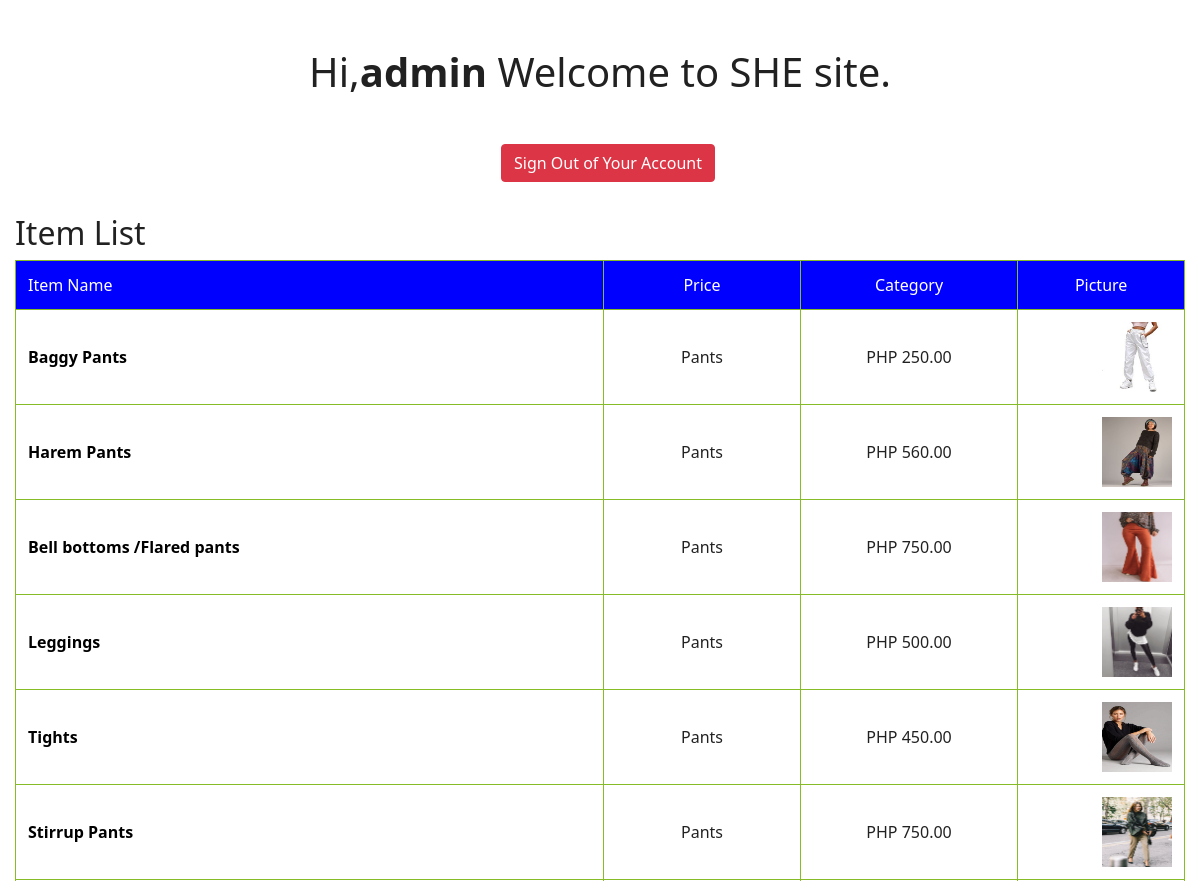
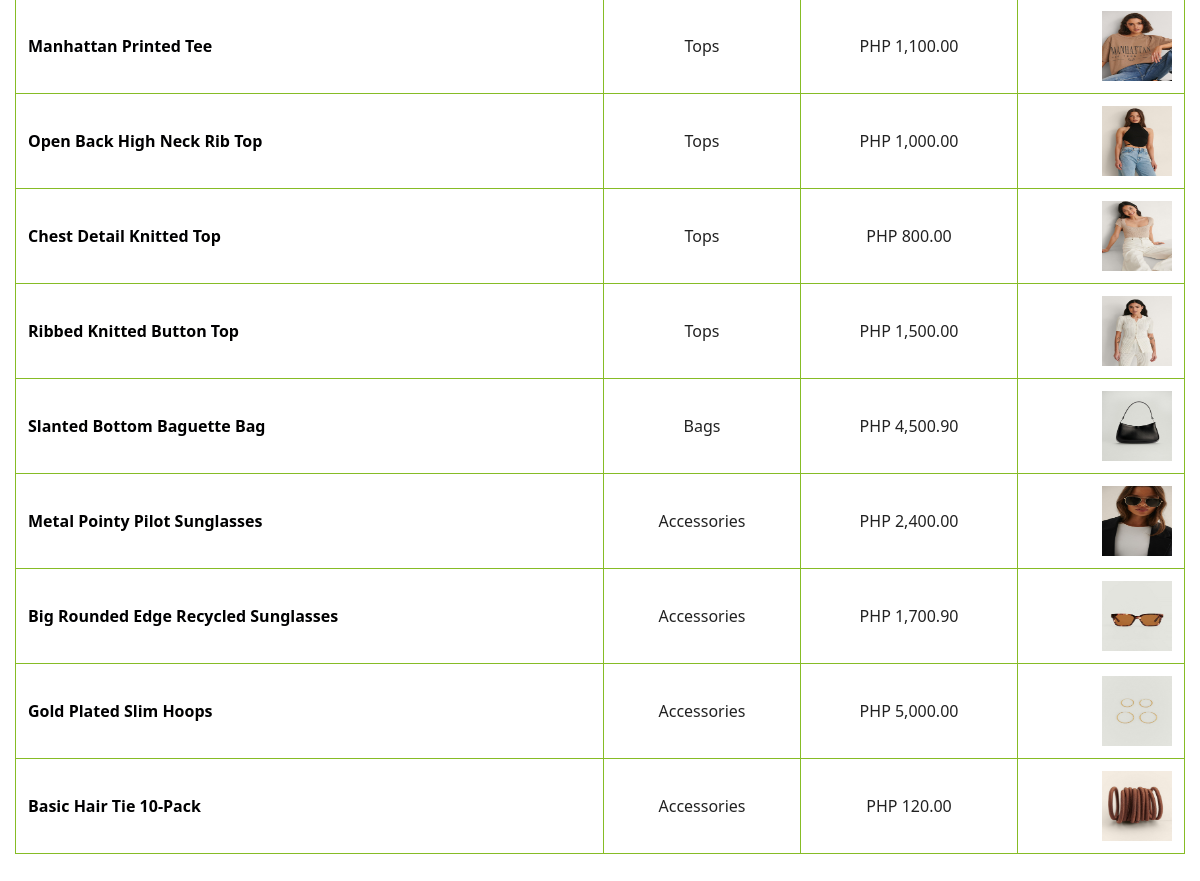
The page /welcome.php (signed in) on the database its author committed (2 pictures, top to bottom).
### tables this page shows
CREATE TABLE `product` (
  `ID` int(255) NOT NULL,
  `itemname` varchar(100) NOT NULL,
  `category` varchar(100) NOT NULL,
  `price` varchar(255) NOT NULL,
  `picture` varchar(255) NOT NULL
);

### welcome.php (the view, shortened to what this page needs)
    <?php
include 'config.php'; ?>
 <!DOCTYPE html>
<html lang="en">
<head>
    <link rel="stylesheet" href="https://stackpath.bootstrapcdn.com/bootstrap/4.5.2/css/bootstrap.min.css">
</head>
<body>
    <h1 class="my-5" align="center" >Hi,<b><?php echo $_SESSION['username']; ?></b> Welcome to SHE site.</h1>
    <p align="center">
        <a href="logout.php" class="btn btn-danger ml-3" >Sign Out of Your Account</a>
    </p>
    <div class="container">
  <table class="responsive-table">
    <h2>Item List</h2>
<?php
$result = mysqli_query($con,"SELECT * FROM product");
?>
    <thead>
      <tr>
        <th scope="col">Item Name</th>
        <th scope="col">Price</th>
        <th scope="col">Category</th>
        <th scope="col">Picture</th>
      </tr>
    </thead>
    <tbody>
            <?php while($row = mysqli_fetch_array($result))
  {?>
      <tr>
        <th scope="row"><?Php echo $row['itemname']; ?></th>
        <td data-title="Released"><?Php echo $row['category']; ?></td>
        <td data-title="Studio"><?Php echo $row['price']; ?></td>
        <td data-title="Worldwide Gross" data-type="currency"><img src="admin/items/<?php echo $row['picture']; ?> " width="70" height="70"   ></td>
      </tr>
    </tbody>
  <?php }mysqli_close($con);?>
  </table>
</div>
</body>
</html>

### welcome.php (style rules this page uses)
html { box-sizing: border-box; }
*, *:before, *:after { box-sizing: inherit; }
body { font-family: system-ui, -apple-system, BlinkMacSystemFont, "Avenir Next", "Avenir", "Segoe UI", "Lucida Grande", "Helvetica Neue", "Helvetica", "Fira Sans", "Roboto", "Noto", "Droid Sans", "Cantarell", "Oxygen", "Ubuntu", "Franklin Gothic Medium", "Century Gothic", "Liberation Sans", sans-serif; color: rgba(0, 0, 0, 0.87); }
a { color: #26890d; }
.container { margin: 5% 3%; }
@media (min-width: 48em) { .container { margin: 2%; } }
@media (min-width: 75em) { .container { margin: 2em auto; max-width: 75em; } }
.responsive-table { width: 100%; margin-bottom: 1.5em; border-spacing: 0; }
@media (min-width: 48em) { .responsive-table { font-size: 0.9em; } }
@media (min-width: 62em) { .responsive-table { font-size: 1em; } }
.responsive-table thead { position: absolute; clip: rect(1px 1px 1px 1px); padding: 0; border: 0; height: 1px; width: 1px; overflow: hidden; }
@media (min-width: 48em) { .responsive-table thead { position: relative; clip: auto; height: auto; width: auto; overflow: auto; } }
.responsive-table thead th { background-color: blue; border: 1px solid #86bc25; font-weight: normal; text-align: center; color: white; }
.responsive-table thead th:first-of-type { text-align: left; }
.responsive-table tbody, .responsive-table tr, .responsive-table th, .responsive-table td { display: block; padding: 0; text-align: left; white-space: normal; }
@media (min-width: 48em) { .responsive-table tr { display: table-row; } }
.responsive-table th, .responsive-table td { padding: 0.5em; vertical-align: middle; }
@media (min-width: 30em) { .responsive-table th, .responsive-table td { padding: 0.75em 0.5em; } }
@media (min-width: 48em) { .responsive-table th, .responsive-table td { display: table-cell; padding: 0.5em; } }
@media (min-width: 62em) { .responsive-table th, .responsive-table td { padding: 0.75em 0.5em; } }
@media (min-width: 75em) { .responsive-table th, .responsive-table td { padding: 0.75em; } }
@media (min-width: 48em) { .responsive-table tbody { display: table-row-group; } }
.responsive-table tbody tr { margin-bottom: 1em; }
@media (min-width: 48em) { .responsive-table tbody tr { display: table-row; border-width: 1px; } }
.responsive-table tbody tr:last-of-type { margin-bottom: 0; }
.responsive-table tbody th[scope=row] { background-color: blue; color: white; }
@media (min-width: 30em) { .responsive-table tbody th[scope=row] { border-left: 1px solid #86bc25; border-bottom: 1px solid #86bc25; } }
@media (min-width: 48em) { .responsive-table tbody th[scope=row] { background-color: transparent; color: #000001; text-align: left; } }
.responsive-table tbody td { text-align: right; }
@media (min-width: 48em) { .responsive-table tbody td { border-left: 1px solid #86bc25; border-bottom: 1px solid #86bc25; text-align: center; } }
@media (min-width: 48em) { .responsive-table tbody td:last-of-type { border-right: 1px solid #86bc25; } }
.responsive-table tbody td[data-type=currency] { text-align: right; }
.responsive-table tbody td[data-title]:before { content: attr(data-title); float: left; font-size: 0.8em; color: rgba(0, 0, 0, 0.54); }
@media (min-width: 30em) { .responsive-table tbody td[data-title]:before { font-size: 0.9em; } }
@media (min-width: 48em) { .responsive-table tbody td[data-title]:before { content: none; } }

### rows shown on the page
product: itemname "Baggy Pants", category "Pants", price "PHP 250.00", picture (picture)
product: itemname "Harem Pants", category "Pants", price "PHP 560.00", picture (picture)
product: itemname "Bell bottoms /Flared pants", category "Pants", price "PHP 750.00", picture (picture)
product: itemname "Leggings", category "Pants", price "PHP 500.00", picture (picture)
product: itemname "Tights", category "Pants", price "PHP 450.00", picture (picture)
product: itemname "Stirrup Pants", category "Pants", price "PHP 750.00", picture (picture)
product: itemname "Manhattan Printed Tee", category "Tops", price "PHP 1,100.00", picture (picture)
product: itemname "Open Back High Neck Rib Top", category "Tops", price "PHP 1,000.00", picture (picture)
product: itemname "Chest Detail Knitted Top", category "Tops", price "PHP 800.00", picture (picture)
product: itemname "Ribbed Knitted Button Top", category "Tops", price "PHP 1,500.00", picture (picture)
product: itemname "Slanted Bottom Baguette Bag", category "Bags", price "PHP 4,500.90", picture (picture)
product: itemname "Metal Pointy Pilot Sunglasses", category "Accessories", price "PHP 2,400.00", picture (picture)
product: itemname "Big Rounded Edge Recycled Sunglasses", category "Accessories", price "PHP 1,700.90", picture (picture)
product: itemname "Gold Plated Slim Hoops", category "Accessories", price "PHP 5,000.00", picture (picture)
product: itemname "Basic Hair Tie 10-Pack", category "Accessories", price "PHP 120.00", picture (picture)

### other values the page prints
$_SESSION['username'] "admin"
